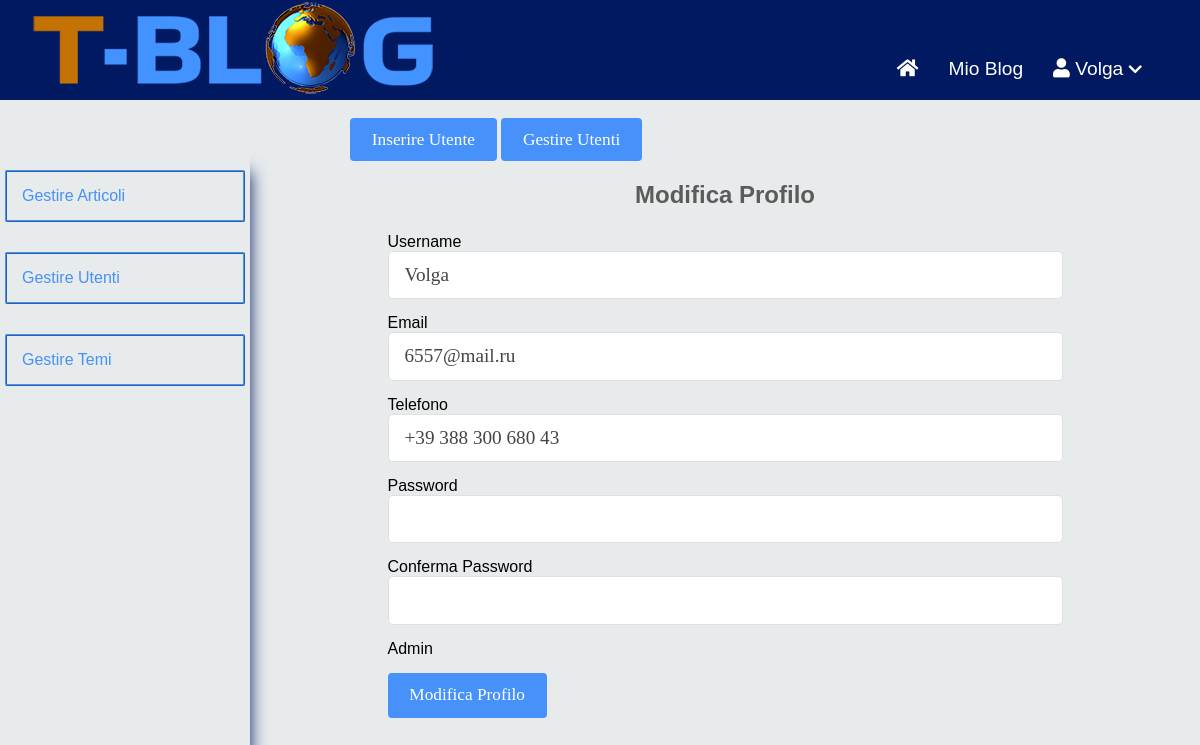
The page /tblog/dashboard/users/edit.php?id=100 (signed in) on the database its author committed.
### tables this page shows
CREATE TABLE `users` (
  `id` int(11) NOT NULL,
  `admin` tinyint(4) NOT NULL,
  `username` varchar(255) NOT NULL,
  `email` varchar(255) NOT NULL,
  `phone` varchar(255) NOT NULL,
  `password` varchar(255) NOT NULL,
  `created_at` timestamp NOT NULL DEFAULT current_timestamp()
);

### tblog/app/database/db.php (called while the page is built, shortened)
<?php
require('connect.php');
function executeQuery($sql, $data)
{
	global $conn;
	$stmt = $conn->prepare($sql);
	$values = array_values($data);
	$types = str_repeat('s', count($values));
	$stmt ->bind_param($types, ...$values);
	$stmt ->execute();
	return $stmt;
}
function selectOne($table, $conditions)
{
	$sql ="SELECT * FROM $table";
	$i = 0;
	foreach ($conditions as $key => $value){
		if ($i===0) {
			$sql = $sql . " WHERE $key=?";
		} else {
			$sql = $sql . " AND $key=?";
		}
		$i++;
	}
	$sql = $sql ." LIMIT 1";
	$stmt = executeQuery($sql, $conditions);
	$records = $stmt->get_result()->fetch_assoc();
	return $records;
}
?>

### tblog/app/controllers/users.php (called while the page is built, shortened)
<?php
include(ROOT_PATH . "/app/database/db.php");
$table = 'users';
$password = '';
$passwordConf = '';
if (isset($_GET['id'])) {
    $user = selectOne($table, ['id' => $_GET['id']]);
    $id = $user['id'];
    $username = $user['username'];
    $phone = $user['phone'];
    $admin = $user['admin'];
    $email = $user['email'];
}
?>

### tblog/dashboard/users/edit.php (the view, shortened to what this page needs)
<?php include("../../path.php");
    include(ROOT_PATH . "/app/controllers/users.php");
?>
<!DOCTYPE html>
<html lang="it">
    <head>
        <link rel="stylesheet" href="https://use.fontawesome.com/releases/v5.7.2/css/all.css"
>
        <link rel="stylesheet" href="../../assets/css/style.css">
    </head>
    <body>
        <?php include(ROOT_PATH . "/app/includes/dashboard_header.php");?>
        <div class="admin-wrapper">
            <?php include(ROOT_PATH . "/app/includes/left_sidebar.php");?>
            <div class="admin-content">
            <div class="button-group">
                <a href="create.php" class="btn btn-big">Inserire Utente</a>
                <a href="index.php" class="btn btn-big">Gestire Utenti</a>
            </div>
            <div class="content">
                <h2 class="page-title">Modifica Profilo</h2>
                <?php if ($_SESSION['id'] == $id): ?>
                    <form action="edit.php?id=<?php echo $user['id']; ?>" method="post">
                        <div>
                            <label>Username</label>
                            <input type="text" name="username" value="<?php echo $username; ?>" class="text-input">
                        </div>
                        <div>
                            <label>Email</label>
                            <input type="email" name="email" value="<?php echo $email; ?>" class="text-input">
                        </div>
                        <div>
                            <label>Telefono</label>
                            <input type="text" name="phone" value="<?php echo $phone; ?>" class="text-input">
                        </div>
                        <div>
                            <label>Password</label>
                            <input type="password" name="password" value="<?php echo $password; ?>" class="text-input">
                        </div>
                        <div>
                            <label>Conferma Password</label>
                            <input type="password" name="passwordConf" value="<?php echo $passwordConf; ?>" class="text-input">
                        </div>
                        <div>
                            <?php if (isset($admin_users) && $admin == 1): ?>
                                <label>
                                    <input type="hidden" name="admin"  checked>Admin
                                </label>
                            <?php endif; ?>
                        </div>
                        <div>
                            <button type="submit" name="update-user" class="btn btn-big">Modifica Profilo</button>
                        </div>
                    </form>
                <?php endif; ?>
            </div>
        </div>
    </body>
</html>

### tblog/assets/css/style.css (style rules this page uses)
* { box-sizing: border-box; }
html, body { height: 100%; padding: 0px; margin: 0px; background: #E8EBEC; font-family: sans-serif; }
h2, h3, h4, h5, h6 { color: #5c5b5b; margin: 5px; }
a { text-decoration: none; color: inherit; }
.btn { padding: .5rem 1rem; background: #4691fa; color: white; border: 1px solid transparent; border-radius: .25rem; font-size: 1.08em; font-family: serif; }
.btn-big { padding: .7rem 1.3rem; line-height: 1.3rem; }
.text-input { padding: .7rem 1rem; display: block; width: 100%; border-radius: 5px; border: 1px solid #e0e0e0; outline: none; color: #444; line-height: 1.5rem; font-size: 1.2em; font-family: serif; }
.content { width: 90%; margin: 30px auto 30px; }
.admin-wrapper { display: flex; height: calc(100% - 140px); margin-top: 40px; }
.admin-wrapper .admin-content { flex: 7.5; height: calc(100% + 40px); padding: 30px 100px 100px; overflow-y: scroll; margin-top: -40px; }
.admin-content .page-title { text-align: center; margin-bottom: 1.5rem; }
form div { margin-bottom: 15px; }

### rows shown on the page
users: username "Volga", email "6557@mail.ru", phone "+39 388 300 680 43"

### other values the page prints
$_SESSION['username'] "Volga"
